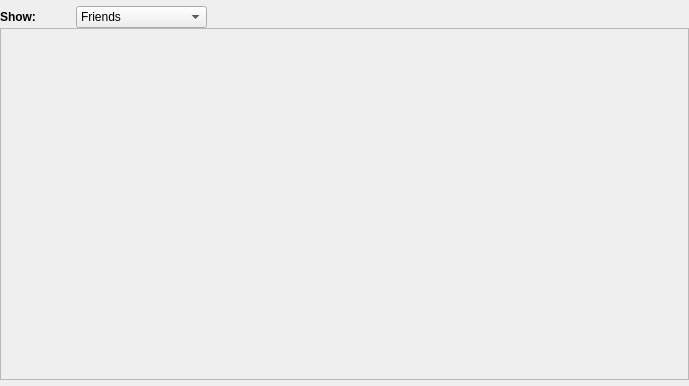
<ui version="4.0" >
 <class>PeersFeed</class>
 <widget class="QWidget" name="PeersFeed" >
  <property name="geometry" >
   <rect>
    <x>0</x>
    <y>0</y>
    <width>689</width>
    <height>386</height>
   </rect>
  </property>
  <property name="windowTitle" >
   <string>Form</string>
  </property>
  <layout class="QVBoxLayout" >
   <property name="spacing" >
    <number>0</number>
   </property>
   <property name="leftMargin" >
    <number>0</number>
   </property>
   <property name="topMargin" >
    <number>6</number>
   </property>
   <property name="rightMargin" >
    <number>0</number>
   </property>
   <property name="bottomMargin" >
    <number>6</number>
   </property>
   <item>
    <layout class="QHBoxLayout" >
     <item>
      <widget class="QLabel" name="label" >
       <property name="sizePolicy" >
        <sizepolicy vsizetype="Fixed" hsizetype="Preferred" >
         <horstretch>0</horstretch>
         <verstretch>0</verstretch>
        </sizepolicy>
       </property>
       <property name="font" >
        <font>
         <weight>75</weight>
         <bold>true</bold>
        </font>
       </property>
       <property name="text" >
        <string>Show:</string>
       </property>
      </widget>
     </item>
     <item>
      <spacer>
       <property name="orientation" >
        <enum>Qt::Horizontal</enum>
       </property>
       <property name="sizeType" >
        <enum>QSizePolicy::Fixed</enum>
       </property>
       <property name="sizeHint" stdset="0" >
        <size>
         <width>40</width>
         <height>20</height>
        </size>
       </property>
      </spacer>
     </item>
     <item>
      <widget class="QComboBox" name="modeComboBox" >
       <property name="minimumSize" >
        <size>
         <width>100</width>
         <height>0</height>
        </size>
       </property>
       <item>
        <property name="text" >
         <string>Friends</string>
        </property>
       </item>
       <item>
        <property name="text" >
         <string>Online Friends</string>
        </property>
       </item>
       <item>
        <property name="text" >
         <string>Friends of Friends.</string>
        </property>
       </item>
       <item>
        <property name="text" >
         <string>All Peers</string>
        </property>
       </item>
      </widget>
     </item>
     <item>
      <spacer>
       <property name="orientation" >
        <enum>Qt::Horizontal</enum>
       </property>
       <property name="sizeHint" stdset="0" >
        <size>
         <width>50</width>
         <height>20</height>
        </size>
       </property>
      </spacer>
     </item>
    </layout>
   </item>
   <item>
    <widget class="QFrame" name="frame" >
     <property name="sizePolicy" >
      <sizepolicy vsizetype="Expanding" hsizetype="Preferred" >
       <horstretch>0</horstretch>
       <verstretch>0</verstretch>
      </sizepolicy>
     </property>
     <property name="frameShape" >
      <enum>QFrame::StyledPanel</enum>
     </property>
     <property name="frameShadow" >
      <enum>QFrame::Raised</enum>
     </property>
    </widget>
   </item>
  </layout>
 </widget>
 <resources>
  <include location="images.qrc" />
 </resources>
 <connections/>
</ui>
